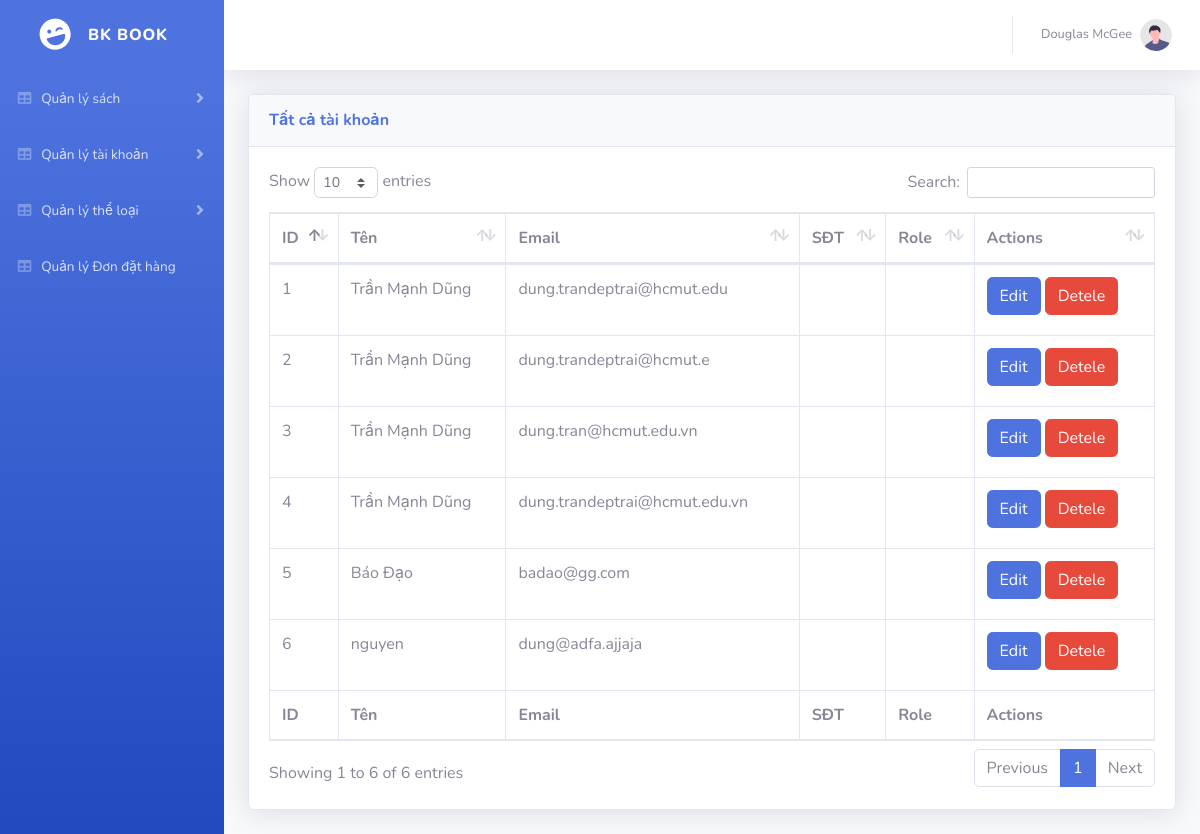
The app's page /apps/admin/index.php?action=Admin&act=alluser, older data.
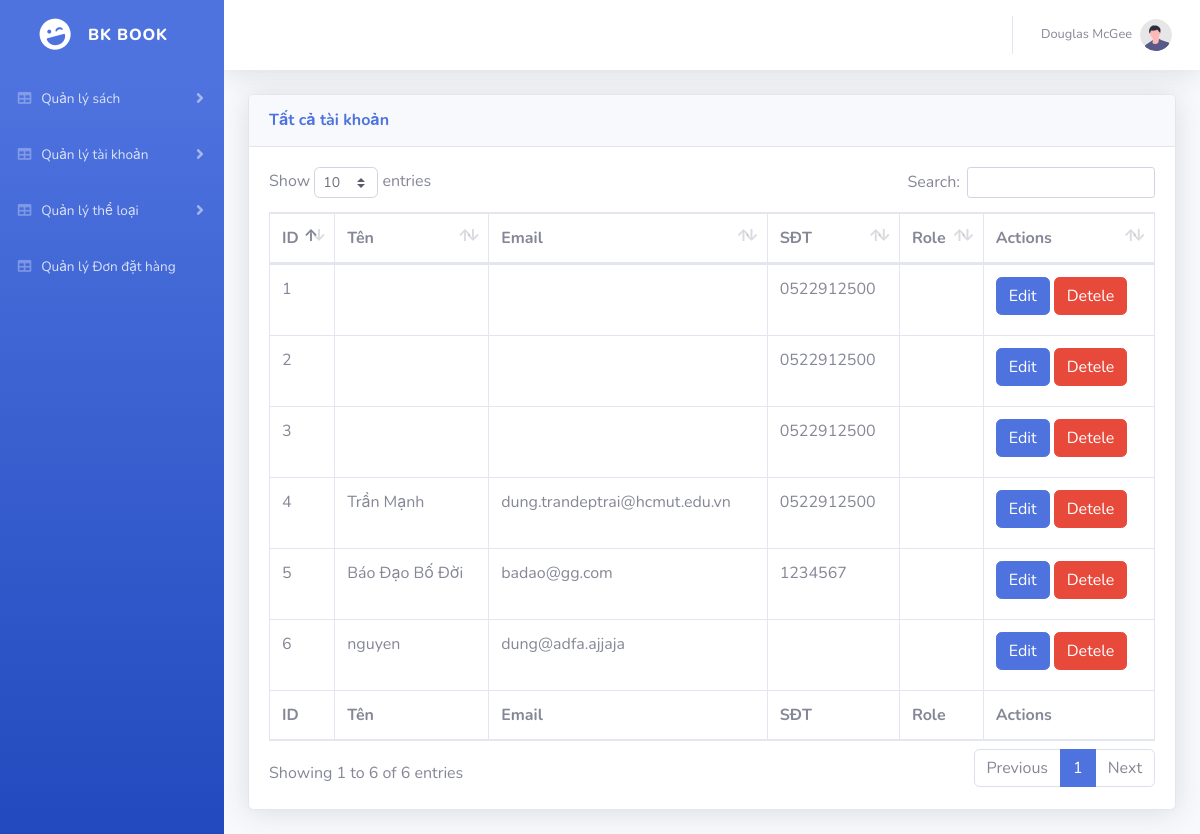
The same page, newer data.
### tables this page shows
CREATE TABLE `site_user` (
  `id` int(11) NOT NULL,
  `name` varchar(255) DEFAULT NULL,
  `email` varchar(255) DEFAULT NULL,
  `phone_number` varchar(255) DEFAULT NULL,
  `password` varchar(255) DEFAULT NULL,
  `image` text DEFAULT 'https://cdn-icons-png.flaticon.com/512/21/21294.png'
);

### apps/admin/Model/connection.php (called while the page is built, shortened)
<?php
    class Connection{
        var $conn;
        function __construct()
        {
            $severname ="localhost";
            $username ="root";
            $password ="";
            $db_name ="bkstore";
            $this->conn = new mysqli($severname,$username,$password,$db_name);
            $this->conn->set_charset("utf8");
        }
        public function getList($query) {
            $result = $this->conn->query($query);
            return $result;
        }
    }
?>

### apps/admin/Model/model.php (called while the page is built, shortened)
<?php
    require_once('connection.php');
    class Model {
        function __construct()
        {
            $conn_obj = new Connection();
        }
    }
?>

### apps/admin/Model/admin.php (called while the page is built, shortened)
<?php
require_once('model.php');
class Admin extends Model{
    public function getAllUser() {
        $db = new Connection();
        $query = "SELECT * FROM site_user ";
        $result = $db->getList($query);
        return $result;
    }
}
?>

### apps/admin/view/AllUser.php (the view, shortened to what this page needs)
<link href="/bookstore/apps/admin/public/vendor/fontawesome-free/css/all.min.css" rel="stylesheet" type="text/css">
<link href="/bookstore/apps/admin/public/css/sb-admin-2.min.css" rel="stylesheet">
<link href="/bookstore/apps/admin/public/vendor/datatables/dataTables.bootstrap4.min.css" rel="stylesheet">
            <div class="container-fluid">
                <div class="card shadow mb-4">
                        <div class="card-header py-3">
                            <h6 class="m-0 font-weight-bold text-primary">Tất cả tài khoản</h6>
                        </div>
                        <div class="card-body">
                            <div class="table-responsive">
                            <table class="table table-bordered" id="dataTable" width="100%" cellspacing="0">
                            <thead>
                                <tr>
                                    <th>ID</th>
                                    <th>Tên</th>
                                    <th>Email</th>
                                    <th>SĐT</th>
                                    <th>Role</th>
                                    <th>Actions</th>
                                </tr>
                            </thead>
                            <tfoot>
                                <tr>
                                    <th>ID</th>
                                    <th>Tên</th>
                                    <th>Email</th>
                                    <th>SĐT</th>
                                    <th>Role</th>
                                    <th>Actions</th>
                                </tr>
                            </tfoot>
                            <tbody>
                                <?php
                                    $ad = new Admin();
                                    $user = $ad->getAllUser();
                                    if ($user->num_rows > 0) {
                                        while($result = $user->fetch_assoc()) {
                                    ?>
                                        <tr>
                                            <td><?php echo $result['id']; ?></td>
                                            <td><?php echo $result['name']; ?></td>
                                            <td><?php echo $result['email']; ?></td>
                                            <td><?php echo $result['phone_number']; ?></td>
                                            <td><?php echo $result['role']; ?></td>
                                            <td>
                                                <a name="" id="" class="btn btn-primary mb-2 text-center" href="index.php?action=Admin&act=edituser&id=<?php echo $result['id'] ?>">Edit</a>
                                                <a name="" id="" class="btn btn-danger mb-2 text-center" href="index.php?action=User&act=deleteUser&id=<?php echo $result['id'] ?>">Detele</a>
                                            </td>
                                        </tr>
                                    <?php
                                    }
                                }
                                else
                                {
                                    echo "No products available";
                                    }
                                    ?>
                            </tbody>
                        </table>
                            </div>
                        </div>
                </div>
            </div>

Row changes from the older to the newer data that the page shows:
changed site_user id 1: phone_number (not shown) → "0522912500"; name "Trần Mạnh Dũng" → (not shown); email "dung.trandeptrai@hcmut.edu" → (not shown)
changed site_user id 2: phone_number (not shown) → "0522912500"; name "Trần Mạnh Dũng" → (not shown); email "dung.trandeptrai@hcmut.e" → (not shown)
changed site_user id 3: phone_number (not shown) → "0522912500"; name "Trần Mạnh Dũng" → (not shown); email "dung.tran@hcmut.edu.vn" → (not shown)
changed site_user "dung.trandeptrai@hcmut.edu.vn": name "Trần Mạnh Dũng" → "Trần Mạnh"; phone_number (not shown) → "0522912500"
changed site_user "badao@gg.com": name "Báo Đạo" → "Báo Đạo Bố Đời"; phone_number (not shown) → "1234567"
